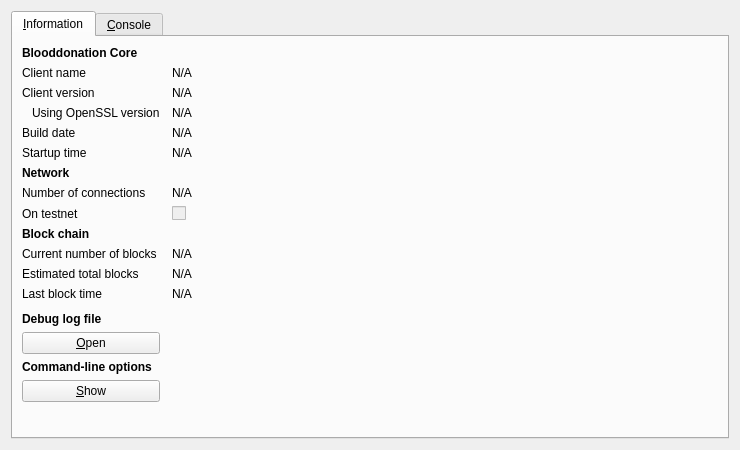
<?xml version="1.0" encoding="UTF-8"?>
<ui version="4.0">
 <class>RPCConsole</class>
 <widget class="QDialog" name="RPCConsole">
  <property name="geometry">
   <rect>
    <x>0</x>
    <y>0</y>
    <width>740</width>
    <height>450</height>
   </rect>
  </property>
  <property name="windowTitle">
   <string>Blooddonation - Debug window</string>
  </property>
  <layout class="QVBoxLayout" name="verticalLayout_2">
   <item>
    <widget class="QTabWidget" name="tabWidget">
     <property name="currentIndex">
      <number>0</number>
     </property>
     <widget class="QWidget" name="tab_info">
      <attribute name="title">
       <string>&amp;Information</string>
      </attribute>
      <layout class="QGridLayout" name="gridLayout" columnstretch="0,1">
       <property name="horizontalSpacing">
        <number>12</number>
       </property>
       <item row="0" column="0">
        <widget class="QLabel" name="label_9">
         <property name="font">
          <font>
           <weight>75</weight>
           <bold>true</bold>
          </font>
         </property>
         <property name="text">
          <string>Blooddonation Core</string>
         </property>
        </widget>
       </item>
       <item row="1" column="0">
        <widget class="QLabel" name="label_5">
         <property name="text">
          <string>Client name</string>
         </property>
        </widget>
       </item>
       <item row="1" column="1">
        <widget class="QLabel" name="clientName">
         <property name="cursor">
          <cursorShape>IBeamCursor</cursorShape>
         </property>
         <property name="text">
          <string>N/A</string>
         </property>
         <property name="textFormat">
          <enum>Qt::PlainText</enum>
         </property>
         <property name="textInteractionFlags">
          <set>Qt::LinksAccessibleByMouse|Qt::TextSelectableByKeyboard|Qt::TextSelectableByMouse</set>
         </property>
        </widget>
       </item>
       <item row="2" column="0">
        <widget class="QLabel" name="label_6">
         <property name="text">
          <string>Client version</string>
         </property>
        </widget>
       </item>
       <item row="2" column="1">
        <widget class="QLabel" name="clientVersion">
         <property name="cursor">
          <cursorShape>IBeamCursor</cursorShape>
         </property>
         <property name="text">
          <string>N/A</string>
         </property>
         <property name="textFormat">
          <enum>Qt::PlainText</enum>
         </property>
         <property name="textInteractionFlags">
          <set>Qt::LinksAccessibleByMouse|Qt::TextSelectableByKeyboard|Qt::TextSelectableByMouse</set>
         </property>
        </widget>
       </item>
       <item row="3" column="0">
        <widget class="QLabel" name="label_14">
         <property name="text">
          <string>Using OpenSSL version</string>
         </property>
         <property name="indent">
          <number>10</number>
         </property>
        </widget>
       </item>
       <item row="3" column="1">
        <widget class="QLabel" name="openSSLVersion">
         <property name="cursor">
          <cursorShape>IBeamCursor</cursorShape>
         </property>
         <property name="text">
          <string>N/A</string>
         </property>
         <property name="textFormat">
          <enum>Qt::PlainText</enum>
         </property>
         <property name="textInteractionFlags">
          <set>Qt::LinksAccessibleByMouse|Qt::TextSelectableByKeyboard|Qt::TextSelectableByMouse</set>
         </property>
        </widget>
       </item>
       <item row="4" column="0">
        <widget class="QLabel" name="label_12">
         <property name="text">
          <string>Build date</string>
         </property>
        </widget>
       </item>
       <item row="4" column="1">
        <widget class="QLabel" name="buildDate">
         <property name="cursor">
          <cursorShape>IBeamCursor</cursorShape>
         </property>
         <property name="text">
          <string>N/A</string>
         </property>
         <property name="textFormat">
          <enum>Qt::PlainText</enum>
         </property>
         <property name="textInteractionFlags">
          <set>Qt::LinksAccessibleByMouse|Qt::TextSelectableByKeyboard|Qt::TextSelectableByMouse</set>
         </property>
        </widget>
       </item>
       <item row="5" column="0">
        <widget class="QLabel" name="label_13">
         <property name="text">
          <string>Startup time</string>
         </property>
        </widget>
       </item>
       <item row="5" column="1">
        <widget class="QLabel" name="startupTime">
         <property name="cursor">
          <cursorShape>IBeamCursor</cursorShape>
         </property>
         <property name="text">
          <string>N/A</string>
         </property>
         <property name="textFormat">
          <enum>Qt::PlainText</enum>
         </property>
         <property name="textInteractionFlags">
          <set>Qt::LinksAccessibleByMouse|Qt::TextSelectableByKeyboard|Qt::TextSelectableByMouse</set>
         </property>
        </widget>
       </item>
       <item row="6" column="0">
        <widget class="QLabel" name="label_11">
         <property name="font">
          <font>
           <weight>75</weight>
           <bold>true</bold>
          </font>
         </property>
         <property name="text">
          <string>Network</string>
         </property>
        </widget>
       </item>
       <item row="7" column="0">
        <widget class="QLabel" name="label_7">
         <property name="text">
          <string>Number of connections</string>
         </property>
        </widget>
       </item>
       <item row="7" column="1">
        <widget class="QLabel" name="numberOfConnections">
         <property name="cursor">
          <cursorShape>IBeamCursor</cursorShape>
         </property>
         <property name="text">
          <string>N/A</string>
         </property>
         <property name="textFormat">
          <enum>Qt::PlainText</enum>
         </property>
         <property name="textInteractionFlags">
          <set>Qt::LinksAccessibleByMouse|Qt::TextSelectableByKeyboard|Qt::TextSelectableByMouse</set>
         </property>
        </widget>
       </item>
       <item row="8" column="0">
        <widget class="QLabel" name="label_8">
         <property name="text">
          <string>On testnet</string>
         </property>
        </widget>
       </item>
       <item row="8" column="1">
        <widget class="QCheckBox" name="isTestNet">
         <property name="enabled">
          <bool>false</bool>
         </property>
         <property name="text">
          <string/>
         </property>
        </widget>
       </item>
       <item row="9" column="0">
        <widget class="QLabel" name="label_10">
         <property name="font">
          <font>
           <weight>75</weight>
           <bold>true</bold>
          </font>
         </property>
         <property name="text">
          <string>Block chain</string>
         </property>
        </widget>
       </item>
       <item row="10" column="0">
        <widget class="QLabel" name="label_3">
         <property name="text">
          <string>Current number of blocks</string>
         </property>
        </widget>
       </item>
       <item row="10" column="1">
        <widget class="QLabel" name="numberOfBlocks">
         <property name="cursor">
          <cursorShape>IBeamCursor</cursorShape>
         </property>
         <property name="text">
          <string>N/A</string>
         </property>
         <property name="textFormat">
          <enum>Qt::PlainText</enum>
         </property>
         <property name="textInteractionFlags">
          <set>Qt::LinksAccessibleByMouse|Qt::TextSelectableByKeyboard|Qt::TextSelectableByMouse</set>
         </property>
        </widget>
       </item>
       <item row="11" column="0">
        <widget class="QLabel" name="label_4">
         <property name="text">
          <string>Estimated total blocks</string>
         </property>
        </widget>
       </item>
       <item row="11" column="1">
        <widget class="QLabel" name="totalBlocks">
         <property name="cursor">
          <cursorShape>IBeamCursor</cursorShape>
         </property>
         <property name="text">
          <string>N/A</string>
         </property>
         <property name="textFormat">
          <enum>Qt::PlainText</enum>
         </property>
         <property name="textInteractionFlags">
          <set>Qt::LinksAccessibleByMouse|Qt::TextSelectableByKeyboard|Qt::TextSelectableByMouse</set>
         </property>
        </widget>
       </item>
       <item row="12" column="0">
        <widget class="QLabel" name="label_2">
         <property name="text">
          <string>Last block time</string>
         </property>
        </widget>
       </item>
       <item row="12" column="1">
        <widget class="QLabel" name="lastBlockTime">
         <property name="cursor">
          <cursorShape>IBeamCursor</cursorShape>
         </property>
         <property name="text">
          <string>N/A</string>
         </property>
         <property name="textFormat">
          <enum>Qt::PlainText</enum>
         </property>
         <property name="textInteractionFlags">
          <set>Qt::LinksAccessibleByMouse|Qt::TextSelectableByKeyboard|Qt::TextSelectableByMouse</set>
         </property>
        </widget>
       </item>
       <item row="13" column="0">
        <spacer name="verticalSpacer_2">
         <property name="orientation">
          <enum>Qt::Vertical</enum>
         </property>
         <property name="sizeHint" stdset="0">
          <size>
           <width>20</width>
           <height>20</height>
          </size>
         </property>
        </spacer>
       </item>
       <item row="14" column="0">
        <widget class="QLabel" name="labelDebugLogfile">
         <property name="font">
          <font>
           <weight>75</weight>
           <bold>true</bold>
          </font>
         </property>
         <property name="text">
          <string>Debug log file</string>
         </property>
        </widget>
       </item>
       <item row="15" column="0">
        <widget class="QPushButton" name="openDebugLogfileButton">
         <property name="toolTip">
          <string>Open the Blooddonation debug log file from the current data directory. This can take a few seconds for large log files.</string>
         </property>
         <property name="text">
          <string>&amp;Open</string>
         </property>
         <property name="autoDefault">
          <bool>false</bool>
         </property>
        </widget>
       </item>
       <item row="16" column="0">
        <widget class="QLabel" name="labelCLOptions">
         <property name="font">
          <font>
           <weight>75</weight>
           <bold>true</bold>
          </font>
         </property>
         <property name="text">
          <string>Command-line options</string>
         </property>
        </widget>
       </item>
       <item row="17" column="0">
        <widget class="QPushButton" name="showCLOptionsButton">
         <property name="toolTip">
          <string>Show the Blooddonation-Qt help message to get a list with possible Blooddonation command-line options.</string>
         </property>
         <property name="text">
          <string>&amp;Show</string>
         </property>
         <property name="autoDefault">
          <bool>false</bool>
         </property>
        </widget>
       </item>
       <item row="18" column="0">
        <spacer name="verticalSpacer">
         <property name="orientation">
          <enum>Qt::Vertical</enum>
         </property>
         <property name="sizeHint" stdset="0">
          <size>
           <width>20</width>
           <height>40</height>
          </size>
         </property>
        </spacer>
       </item>
      </layout>
     </widget>
     <widget class="QWidget" name="tab_console">
      <attribute name="title">
       <string>&amp;Console</string>
      </attribute>
      <layout class="QVBoxLayout" name="verticalLayout_3">
       <property name="spacing">
        <number>3</number>
       </property>
       <item>
        <widget class="QTextEdit" name="messagesWidget">
         <property name="minimumSize">
          <size>
           <width>0</width>
           <height>100</height>
          </size>
         </property>
         <property name="readOnly">
          <bool>true</bool>
         </property>
         <property name="tabKeyNavigation" stdset="0">
          <bool>false</bool>
         </property>
         <property name="columnCount" stdset="0">
          <number>2</number>
         </property>
        </widget>
       </item>
       <item>
        <layout class="QHBoxLayout" name="horizontalLayout">
         <property name="spacing">
          <number>3</number>
         </property>
         <item>
          <widget class="QLabel" name="label">
           <property name="text">
            <string notr="true">&gt;</string>
           </property>
          </widget>
         </item>
         <item>
          <widget class="QLineEdit" name="lineEdit"/>
         </item>
         <item>
          <widget class="QPushButton" name="clearButton">
           <property name="maximumSize">
            <size>
             <width>24</width>
             <height>24</height>
            </size>
           </property>
           <property name="toolTip">
            <string>Clear console</string>
           </property>
           <property name="text">
            <string/>
           </property>
           <property name="icon">
            <iconset resource="../bitcoin.qrc">
             <normaloff>:/icons/remove</normaloff>:/icons/remove</iconset>
           </property>
           <property name="shortcut">
            <string notr="true">Ctrl+L</string>
           </property>
           <property name="autoDefault">
            <bool>false</bool>
           </property>
          </widget>
         </item>
        </layout>
       </item>
      </layout>
     </widget>
    </widget>
   </item>
  </layout>
 </widget>
 <resources>
  <include location="../bitcoin.qrc"/>
 </resources>
 <connections/>
</ui>
